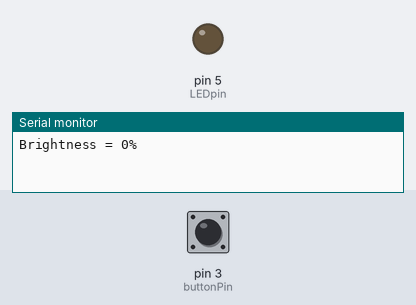
This sketch was run on a simulated Arduino Uno, built with avr-gcc and run on an emulated ATmega328P. On the bench: output pins drawn as LEDs (lit = HIGH), the last lines printed to the serial monitor. The inputs (shaded band) are chosen by the test bench; at power-on: pin 3 (buttonPin) LOW.

Above: at 1.2 s.
1.3 s: pin 3 (buttonPin) pulled HIGH for 1 s
At 3.5 s:
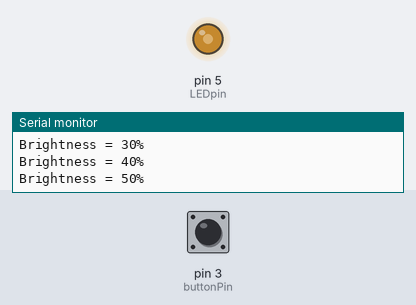
3.8 s: pin 3 (buttonPin) pulled HIGH for 0.15 s
At 4.8 s:
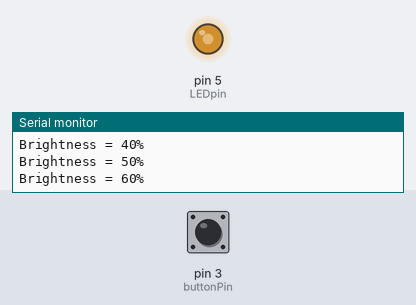
5.5 s: pin 3 (buttonPin) pulled HIGH for 3.2 s
At 9.8 s:
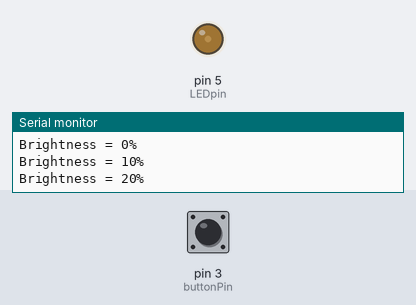
Timing chart, 0 to 11.3 s (numbered marks = the images above; inputs shaded):
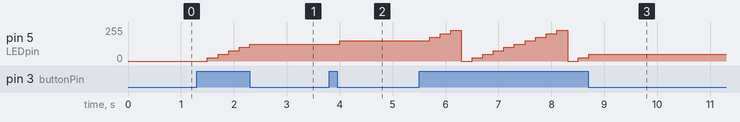

Measured:
- after the input at 1.3 s, pin 5 (LEDpin): moves from 0/255 to 127/255 over 0.80 s, starting after 0.20 s
- after the input at 3.8 s, pin 5 (LEDpin): 127/255 → 153/255 after 0.20 s
- after the input at 5.5 s, pin 5 (LEDpin): ramps from 0/255 to 229/255 and jumps back, once every 2.0 s

The sketch:

Arduino_Workshop_PWM_LED_Example.ino
```cpp
// by Eleanor O'Callaghan, Spring 2022

const int LEDpin = 5; // LED plugged into digital I/O pin 5 (a PWM pin)
const int buttonPin = 3; // button plugged into digital I/O pin 3

float multiplier; // multiplier to set brightness of LED
int brightnessPWM; // value from 0-255 to send to LED with PWM signal

void setup() {
  Serial.begin(9600);
  pinMode(LEDpin, OUTPUT);
  pinMode(buttonPin, INPUT);
}

void loop() {
  multiplier = 0.0; // reset multiplier to 0 (LED off)
  Serial.println("Brightness = 0%");

  while (multiplier <= 1) { // while LED is between 0% and 100% brightness
    brightnessPWM = 255 * multiplier; // scale multiplier to 0-255
    analogWrite(LEDpin, brightnessPWM); // send PWM signal to LED

    if (digitalRead(3) == HIGH) { // if button is being pressed
      multiplier = multiplier + 0.1; // increment LED brightness by 10%
      Serial.print("Brightness = ");
      Serial.print(multiplier * 100, 0); // convert 0-1 to 0-100% and have 0 digits after the decimal
      Serial.println("%");
      delay(200); // make sure single press isn't double-counted
    }
  }
}
```
